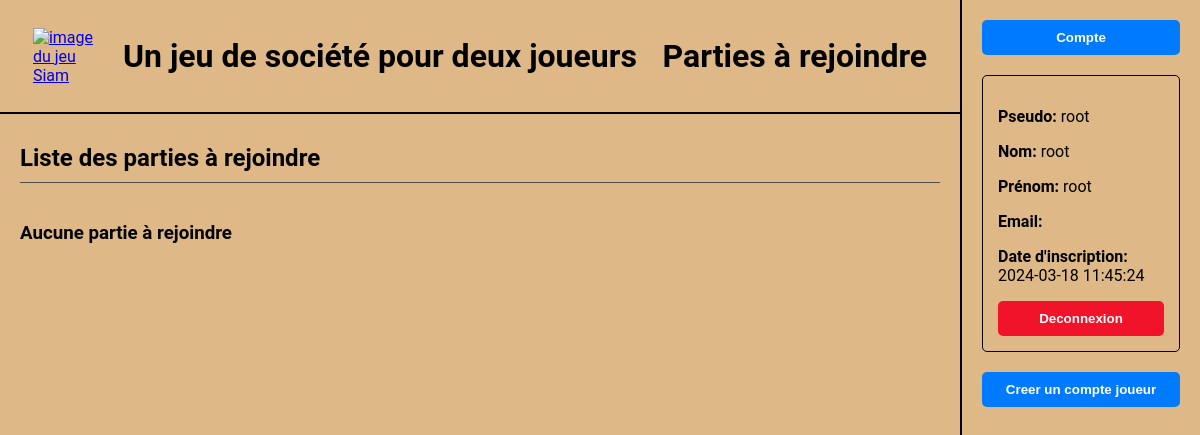
Before: /pages/waiting_games_page.php (signed in) with the older database file.
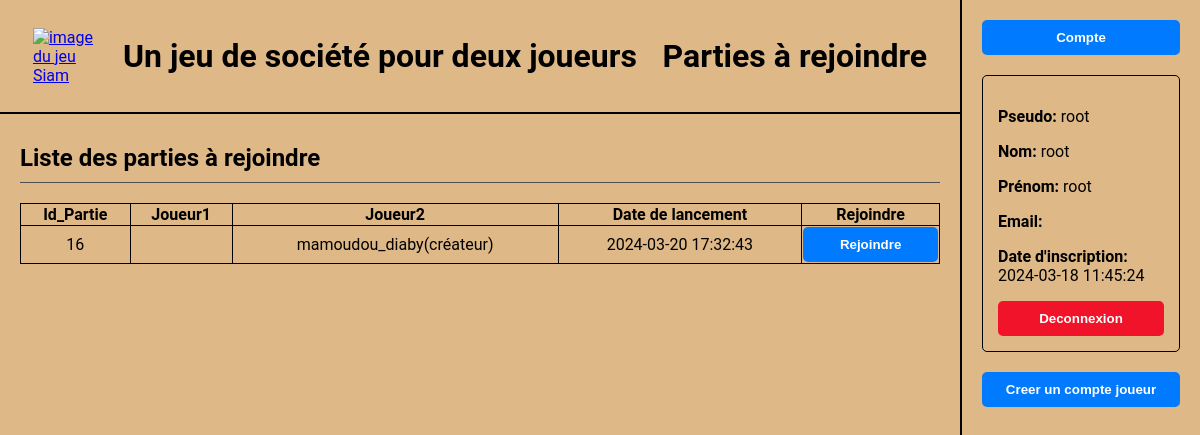
After: the same page with the newer database file.
### tables this page shows
CREATE TABLE Game (
  game_ID INTEGER PRIMARY KEY AUTOINCREMENT,
  board TEXT,
  last_move TEXT,
  player1 TEXT,
  player2 TEXT,
  winner TEXT,
  active_player TEXT,
  launcher TEXT,
  launch_date DATE,
  FOREIGN KEY (player1) REFERENCES User(username),
  FOREIGN KEY (player2) REFERENCES User(username),
  FOREIGN KEY (winner) REFERENCES User(username),
  FOREIGN KEY (active_player) REFERENCES User(username),
  FOREIGN KEY (launcher) REFERENCES User(username)
);

### pages/waiting_games_page.php (the view, shortened to what this page needs)
<?php
if (isset($_SESSION['username'])) {
  try {
    $db = new PDO('sqlite:../datas/data_base.db');
  } catch (PDOException $e) {
    echo "Échec de la connexion", $e->getMessage();
    $db = null;
    exit();
  }
  $query = "SELECT * FROM Game WHERE player1 IS NULL OR player2 IS NULL ORDER BY launch_date DESC";
  $stmt = $db->query($query);
  $result = $stmt->fetchAll(PDO::FETCH_ASSOC);
} else {
  header('Location: login_page.php');
  exit();
}
?>
<!DOCTYPE html>
<html lang="fr">
<head>
  <link rel="stylesheet" href="../styles/style2.css">
</head>
<body>
  <header>
    <a href="home_page.php"><img src="../images/siam.jpeg" alt="image du jeu Siam"></a>
    <h1>Un jeu de société pour deux joueurs</h1>
    <h1>Parties à rejoindre</h1>
  </header>
  <section>
    <h2>Liste des parties à rejoindre</h2>
    <?php
    if (empty($result)) {
      echo "<h3>Aucune partie à rejoindre</h3>";
    } else {
      echo "<table>";
      echo "<tr>";
      echo "<th>Id_Partie</th>";
      echo "<th>Joueur1</th>";
      echo "<th>Joueur2</th>";
      echo "<th>Date de lancement</th>";
      echo "<th>Rejoindre</th>";
      echo "</tr>";
      foreach ($result as $row) {
        echo "<tr>";
        echo "<td>{$row['game_ID']}</td>";
        echo "<td>{$row['player1']}" . (($row['player1'] === $row['launcher']) ? "(créateur)" : "") . "</td>";
        echo "<td>{$row['player2']}" . (($row['player2'] === $row['launcher']) ? "(créateur)" : "") . "</td>";
        echo "<td>{$row['launch_date']}</td>";
        echo "<td>";
        echo "<form action='../api/join_game_api.php' method='post'>";
        echo "<button type='submit'>Rejoindre</button>";
        echo "</form>";
        echo "</td>";
        echo "</tr>";
      }
      echo "</table>";
    }
    ?>
  </section>
  <aside>
    <button onclick="window.location.href='account_page.php'">Compte</button>
    <div>
      <?php
      echo "<p><strong>Pseudo:</strong> {$_SESSION['username']}</p>";
      echo "<p><strong>Nom:</strong> {$_SESSION['last_name']}</p>";
      echo "<p><strong>Prénom:</strong> {$_SESSION['first_name']}</p>";
      echo "<p><strong>Email:</strong> {$_SESSION['email']}</p>";
      echo "<p><strong>Date d'inscription:</strong> {$_SESSION['registration_date']}</p>";
      ?>
      <button class='red_buttons' onclick="window.location.href='../api/logout_api_api.php'">Deconnexion</button>
    </div>
    <?php
    if ($_SESSION['is_admin']) {
      echo "<button onclick=\"window.location.href='enroll_page.php'\">Creer un compte joueur</button>";
    }
    ?>
  </aside>
</body>
</html>

Changed rows visible on the page:
added game: game_ID "16", player2 "mamoudou_diaby", shows "(créateur)", launch_date "2024-03-20 17:32:43"
Other visible differences:
text no longer shown: "Aucune partie à rejoindre"
text now shown: "Id_Partie Joueur1 Joueur2 Date de lancement Rejoindre"
